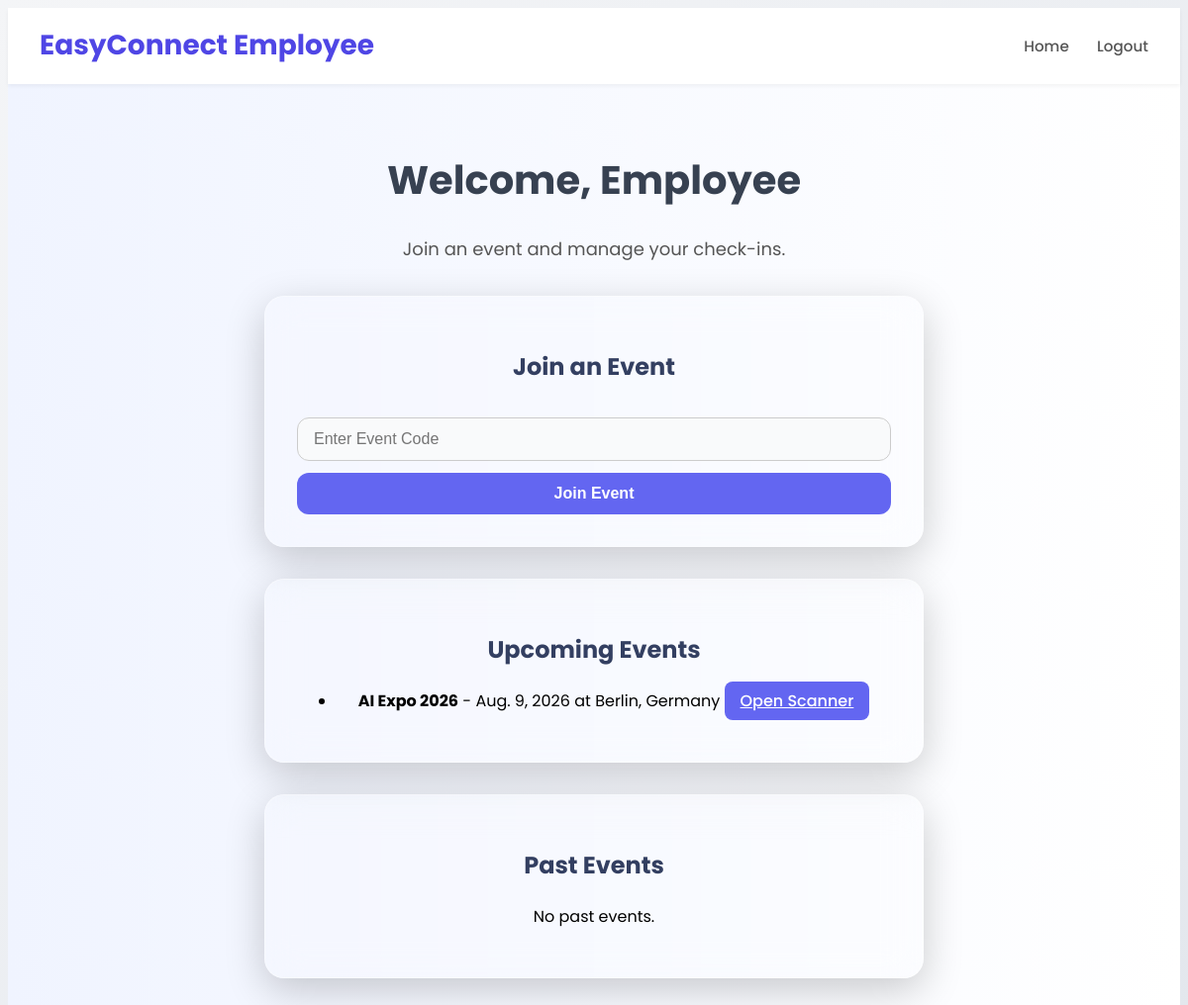
The app's page /employee-panel/ (signed in) with its own data.
### mainapp/models.py (models this page shows, shortened)
class Event(models.Model):
    name = models.CharField(max_length=100)
    description = models.TextField(blank=True)
    date = models.DateField()
    time = models.TimeField()
    location = models.CharField(max_length=255)
    host = models.ForeignKey(get_user_model(), on_delete=models.CASCADE, related_name='hosted_events')
    attendee_code = models.CharField(max_length=10, unique=True)
    employee_code = models.CharField(max_length=10, unique=True)
    created_at = models.DateTimeField(auto_now_add=True)

### mainapp/decorators.py (the view)
        def _wrapped_view(request, *args, **kwargs):
            if not request.user.is_authenticated:
                return redirect('home')
            if request.user.role != required_role:
                return redirect('home')
            return view_func(request, *args, **kwargs)

### mainapp/views.py (called while the page is built)
@login_required
@role_required('employee')
def employee(request):
    profile, _ = EmployeeProfile.objects.get_or_create(user=request.user)
    events = profile.joined_events.all().order_by('date')
    today = timezone.now().date()
    context = {
        'upcoming_events': events.filter(date__gte=today),
        'past_events': events.filter(date__lt=today)
    }
    return render(request, 'main/employee.html', context)

### templates/main/employee.html (shortened to what this page needs)
{% extends "base.html" %}
{% load static %}
{% block content %}
  <header class="navbar">
    <div class="logo">EasyConnect Employee</div>
    <nav class="nav-links">
      <a href="{% url 'home' %}">Home</a>
      {% if user.is_authenticated %}
        <a href="{% url 'logout' %}">Logout</a>
      {% endif %}
    </nav>
  </header>
  <section class="hero" data-aos="fade-up" style="background: linear-gradient(to right, #f0f4ff, #ffffff); padding: 2rem 1rem;">
    <h1 class="hero-title">Welcome, Employee</h1>
    <p class="hero-subtitle">Join an event and manage your check-ins.</p>
    <div class="glass-card" data-aos="zoom-in-up">
      <h2>Join an Event</h2>
      <form method="post" action="{% url 'join_event_employee' %}">
        <input type="text" class="form-input large" name="event_code" placeholder="Enter Event Code" required />
        <button class="glow-button" type="submit">Join Event</button>
      </form>
    </div>
    <div class="glass-card" data-aos="fade-up">
      <h2>Upcoming Events</h2>
      {% if upcoming_events %}
        <ul>
          {% for event in upcoming_events %}
            <li>
              <strong>{{ event.name }}</strong> - {{ event.date }} at {{ event.location }}
              <a class="see-more" href="{% url 'scanner_view' %}">Open Scanner</a>
            </li>
          {% endfor %}
        </ul>
      {% else %}
        <p>No upcoming events.</p>
      {% endif %}
    </div>
    <div class="glass-card" data-aos="fade-up">
      <h2>Past Events</h2>
      {% if past_events %}
        <ul>
          {% for event in past_events %}
            <li>
              <strong>{{ event.name }}</strong> - {{ event.date }} at {{ event.location }}
            </li>
          {% endfor %}
        </ul>
      {% else %}
        <p>No past events.</p>
      {% endif %}
    </div>
  </section>
{% endblock %}

### static/css/style.css (style rules this page uses)
body { background: linear-gradient(to bottom right, #f4f5f7, #e3e7ed); color: #1f2937; font-family: 'Poppins', sans-serif; line-height: 1.6; }
.glass-card { background: rgba(255, 255, 255, 0.95); border-radius: 1.25rem; padding: 2rem; margin: 1.5rem 0; box-shadow: 0 10px 25px rgba(0, 0, 0, 0.08); transition: transform 0.3s ease, box-shadow 0.3s ease; }
h1.hero-title { font-size: 2.5rem; font-weight: 700; color: #374151; }
h2 { color: #333f61; }
input, textarea, select { background: #f9fafb; color: #111827; border: 1px solid #d1d5db; border-radius: 0.5rem; padding: 0.75rem 1rem; width: 100%; margin-top: 0.5rem; margin-bottom: 1rem; }
button.glow-button { background: #6366f1; color: white; padding: 0.75rem 1.25rem; font-weight: 600; border: none; border-radius: 0.75rem; cursor: pointer; transition: all 0.3s ease; }
.navbar { display: flex; justify-content: space-between; align-items: center; padding: 1rem 2rem; background-color: white; box-shadow: 0 2px 4px rgba(0, 0, 0, 0.05); position: sticky; top: 0; z-index: 50; }
.logo { font-size: 1.75rem; font-weight: 700; color: #4f46e5; }
.nav-links a { margin-left: 1.5rem; text-decoration: none; color: #555; font-weight: 500; font-size: 0.95rem; transition: color 0.3s ease; }
.hero { text-align: center; padding: 6rem 1.5rem; }
.hero-title { font-size: 2.5rem; font-weight: 800; color: #4f46e5; margin-bottom: 1.5rem; }
.hero-subtitle { max-width: 600px; margin: 0 auto 2rem auto; font-size: 1.125rem; color: #555; }
.form-input { width: 100%; padding: 0.75rem 1rem; font-size: 1rem; border: 1px solid #ccc; border-radius: 0.5rem; margin-bottom: 1rem; transition: border 0.3s ease; }
.glass-card { margin-top: 2rem; max-width: 600px; margin-left: auto; margin-right: auto; padding: 2rem; background: rgba(255, 255, 255, 0.1); backdrop-filter: blur(18px); border-radius: 1.25rem; box-shadow: 0 12px 40px rgba(0, 0, 0, 0.2); border: 1px solid rgba(255, 255, 255, 0.3); color: #fff; text-align: center; }
.glass-card li, .glass-card p { color: black; }
.form-input.large { width: 100%; box-sizing: border-box; padding: 0.75rem 1rem; font-size: 1rem; border-radius: 0.75rem; border: 1px solid #ccc; margin: 0.75rem 0; }
.glow-button { width: 100%; padding: 0.75rem; font-size: 1rem; font-weight: 600; color: white; background: linear-gradient(90deg, #6366f1, #8b5cf6); border: none; border-radius: 0.75rem; cursor: pointer; transition: transform 0.3s ease, box-shadow 0.3s ease; }
.see-more { margin-top: 0.5rem; background: #6366f1; color: white; padding: 0.5rem 1rem; border-radius: 0.5rem; border: none; cursor: pointer; font-weight: 500; }

### records on screen
Event: name "AI Expo 2026", date "Aug. 9, 2026", location "Berlin, Germany"
